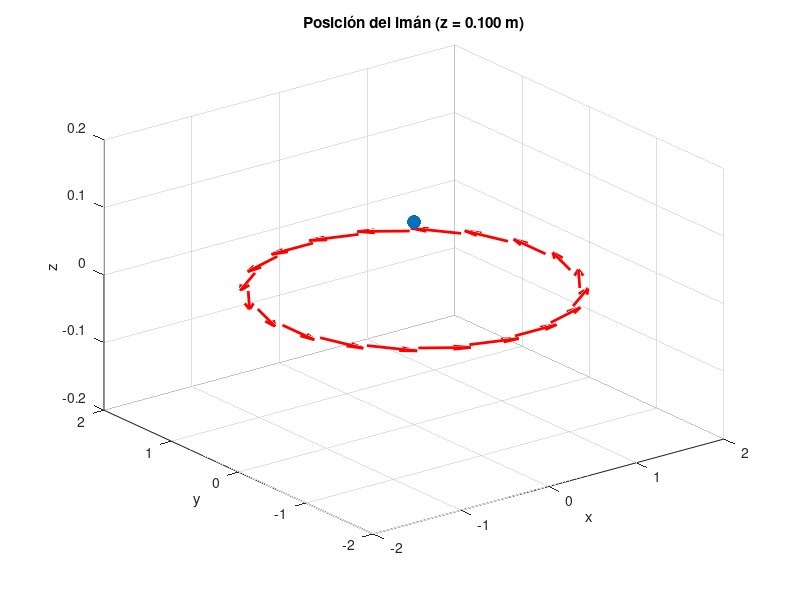

Write the MATLAB code that produced this figure. (Note: this script raises an error after producing the figure.)
%---------------------------------------------------------%
%     Simulación de imán cayendo por una espira con FEM   %
%---------------------------------------------------------%
clc; clear; close all;

%------------------------ ESPIRA ------------------------%
nl = 1;
N = 20;
totalPoints = N * nl;

ds = 0.1;
x = -5:ds:5;
y = -5:ds:5;
z = x;
Lx = length(x);
Ly = length(y);
Lz = length(z);

rw = 0.2;
I = 300;
mo = 4*pi*1e-7;
km = mo*I/(4*pi);
R = 1.5;
dtheta = 2*pi/N;
ang = 0:dtheta:(2*pi - dtheta);

Px = zeros(1, totalPoints);
Py = zeros(1, totalPoints);
Pz = zeros(1, totalPoints);
dx = zeros(1, totalPoints);
dy = zeros(1, totalPoints);
dz = zeros(1, totalPoints);

s = 1;
for I = 1:nl
    Px(s:s+N-1) = R * cos(ang);
    Py(s:s+N-1) = R * sin(ang);
    Pz(s:s+N-1) = 0;  % Coloca la espira en z=0
    dx(s:s+N-1) = -Py(s:s+N-1) * dtheta;
    dy(s:s+N-1) = Px(s:s+N-1) * dtheta;
    s = s + N;
end

dz = zeros(1, totalPoints);

%-------------------- PARÁMETROS DEL IMÁN --------------------%
mag = 500;
Rring = 0.5;
zo = 0.1;
dt = 0.01;
zring = 0;

t = zeros(1, 2000);
zm = zeros(1, 2000);
zm(1) = zo;
vz = zeros(1, 2000);
fem = zeros(1, 2000);
cc = 1;

%------------------ SIMULACIÓN PRINCIPAL ------------------%
figure(1); % Para gráficas fem, posición y campo

while zm(cc) > 0.0172
   
    pause(0.001);

    %----------- ANIMACIÓN EN FIGURA 99 -----------%
    figure(99); clf
    quiver3(Px, Py, Pz, dx, dy, dz, 0.5, '-r', 'LineWidth', 2)
    hold on
    scatter3(0, 0, zm(cc), 100, 'filled')
    axis([-2 2 -2 2 -0.2 0.2])
    xlabel('x'); ylabel('y'); zlabel('z');
    title(['Posición del imán (z = ' num2str(zm(cc), '%.3f') ' m)'])
    view(3)
    drawnow

    %----------- CÁLCULO FEM -----------%
    [xg, yg, phiB1, Bz] = B_due_M(zm(cc), mag, Rring);
    zm(cc+1) = zm(cc) + vz(cc)*dt - 0.5*9.81*dt^2;
    vz(cc+1) = vz(cc) - 9.81*dt;
    [~, ~, phiB2, ~] = B_due_M(zm(cc+1), mag, Rring);
    fem(cc) = - (phiB2 - phiB1) / dt;

    %----------- GRAFICAR FEM Y CAMPO EN FIGURA 1 -----------%
    figure(1);
    subplot(2,2,1)
    hold on; grid on
    xlabel('time, s'); ylabel('fem, mV')
    plot(t(1:cc), 100*fem(1:cc), '-k')
    plot(t(1:cc), 100*fem(1:cc), '*r')

    subplot(2,2,2)
    hold on; grid on
    xlabel('time, s'); ylabel('magnet height, cm')
    plot(t(1:cc), 100*zm(1:cc), 'ob')

    subplot(2,2,3)
    hold on
    pcolor(xg, yg, zm(cc)/abs(zm(cc)) * abs(0.005^2 * Bz).^(1/3));
    shading interp; colormap hot; colorbar
    view(-45,-45)

    subplot(2,2,4)
    hold on
    mesh(xg, yg, zm(cc)/abs(zm(cc)) * abs(10^2 * Bz).^(1/3));
    view(-30, -3)
    axis([-Rring Rring -Rring Rring -5 15])

    % Actualizar contador
    cc = cc + 1;
    t(cc) = t(cc-1) + dt;
end